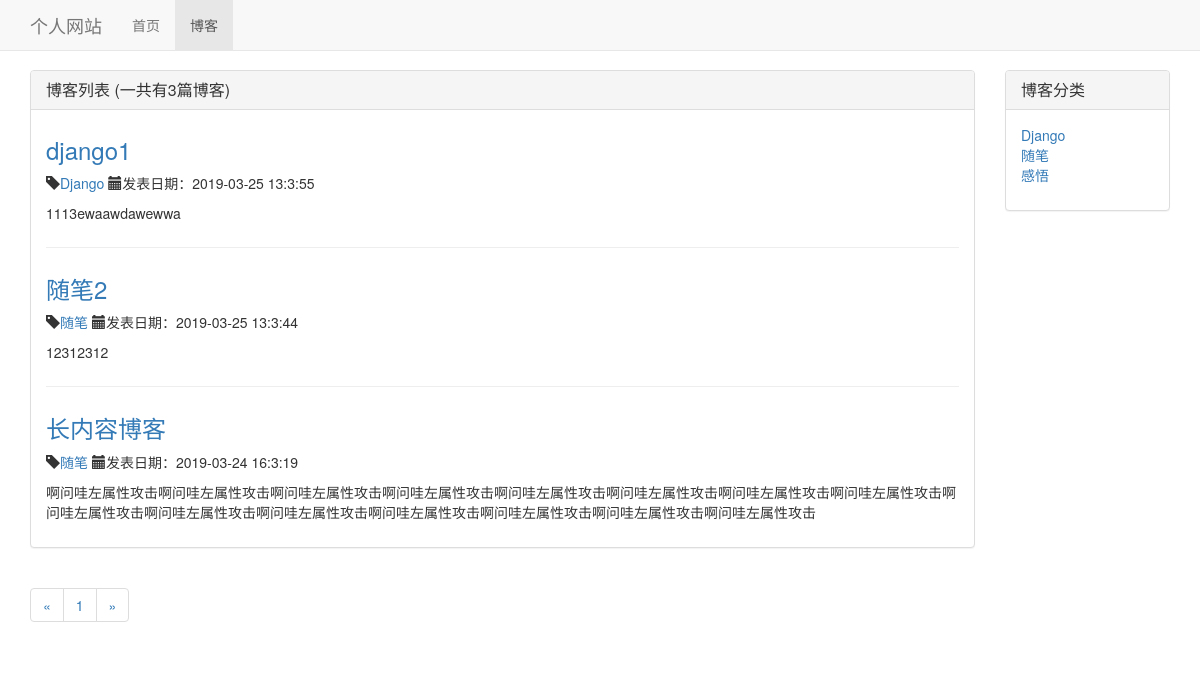
/blog/, run on an earlier commit of the app's database.
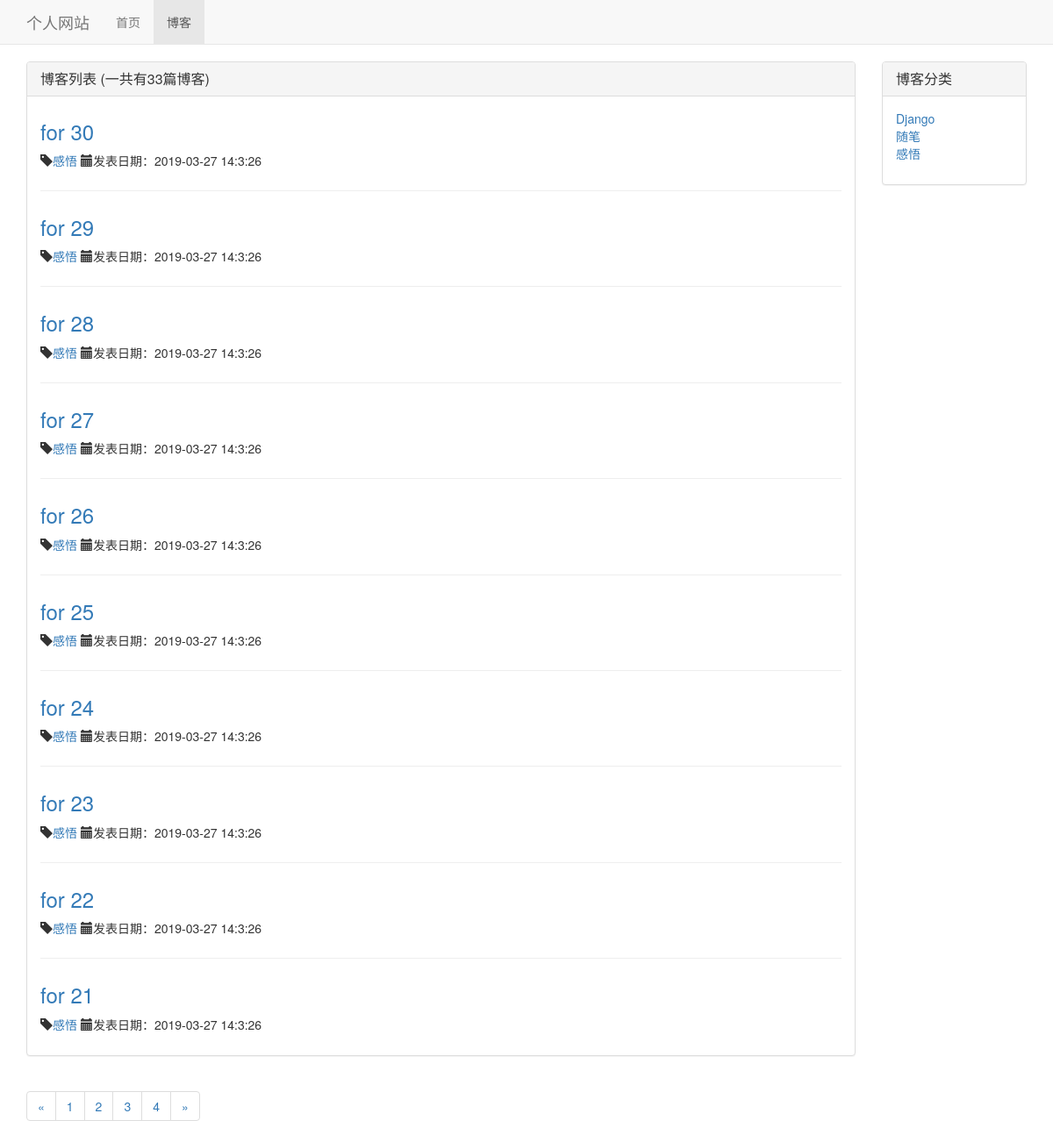
And on a later commit of the database.
### blog/models.py (models this page shows, shortened)
class Blog(models.Model):
    title = models.CharField(max_length=50)
    blog_type = models.ForeignKey(BlogType,on_delete=models.DO_NOTHING)
    context = models.TextField()
    author = models.ForeignKey(User,on_delete=models.DO_NOTHING)
    created_time = models.DateTimeField(auto_now_add=True)
    last_update_time = models.DateTimeField(auto_now=True)
    class Meta:
        ordering = ['-created_time']

class BlogType(models.Model):
    type_name = models.CharField(max_length=10)
    def __str__(self):
        return self.type_name

### blog/views.py (the view)
# urls.py: path('',views.blog_list, name='blog_list'),
def blog_list (request):
    blogs_all_list = Blog.objects.all()
    paginator = Paginator(blogs_all_list,10)
    page_num = request.GET.get('page',1)
    page_of_blogs = paginator.get_page(page_num)
    context = {}
    context['page_of_blogs'] = page_of_blogs
    context['blog_types'] = BlogType.objects.all()
    return render_to_response('blog/blog_list.html', context)

### blog/templates/blog/blog_list.html (shortened to what this page needs)
{% extends 'base.html'%}
{% load staticfiles %}
{% block head %}<link rel="stylesheet" href="{% static 'blog/blog.css' %}">{% endblock %}
{% block blog_enable %}active{% endblock %}
{% block content %}
<div class="container">
    <div class="row">
        <div class="co-xm-12 col-sm-8 col-md-9 col-lg-10">
            <div class="panel panel-default">
                <div class="panel-heading">
                <h3 class="panel-title">{% block blog_title %}博客列表 (一共有{{ page_of_blogs.paginator.count }}篇博客){% endblock %}</h3>
                </div>
                <div class="panel-body">
                    {% for blog in page_of_blogs.object_list %}
                    <div class="blog">
                        <h3> <a href="{% url 'blog_detail' blog.pk %}">{{ blog.title }}</a></h3>
                        <p class="blog-info">
                            <span class="glyphicon glyphicon-tag"></span><a href="{% url 'blog_with_type' blog.blog_type.pk %}">{{ blog.blog_type }}</a>
                            <span class="glyphicon glyphicon-calendar"></span>发表日期：{{ blog.created_time|date:"Y-m-d H:n:s"}}
                        </p>
                        <p>{{ blog.context|truncatechars:120 }}</p>
                    </div>
                    {% empty %}
                    <div class="blog">
                        <h3>暂无博客，敬请期待</h3>
                    </div>
                        {% endfor %}
                </div>
            </div>
            <nav aria-label="Page navigation">
                <ul class="pagination">
                    <li>
                        {% if page_of_blogs.has_previous %}
                        <a href="?page={{ page_of_blogs.previous_page_number }}" aria-label="Previous"><span aria-hidden="true">&laquo;</span></a>
                        {% else %}
                        <span aria-hidden="true">&laquo;</span>
                        {% endif %}
                    </li>
                        {% for page_num in page_of_blogs.paginator.page_range %}
                        <li><a href="?page={{ page_num }}">{{ page_num }}</a></li>
                        {% endfor %}
                    <li>
                        {% if page_of_blogs.has_next %}
                        <a href="?page={{ page_of_blogs.next_page_number }}" aria-label="Next"><span aria-hidden="true">&raquo;</span></a>
                        {% else %}
                        <span aria-hidden="true">&raquo;</span>
                        {% endif %}
                    </li>
                </ul>
            </nav>
        </div>
        <div class="hidden-xs col-sm-4 col-md-3 col-lg-2">
             <div class="panel panel-default">
                <div class="panel-heading">
                <h3 class="panel-title">博客分类</h3>
                </div>
                <div class="panel-body">
                    <ul class="blog-type-list">
                        {% for blog_type in blog_types %}
                        <li><a href="{% url 'blog_with_type' blog_type.pk %}">{{ blog_type.type_name }}</a></li>
                        {% empty %}
                        <li>-- 暂无分类，敬请期待 --</li>
                        {% endfor %}
                    </ul>
                </div>
            </div>
        </div>
    </div>
</div>
{% endblock %}

What changed in the data, as far as the page shows it:
no longer on this page (row unchanged): Blog: title "django1", blog_type "Django", created_time "2019-03-25 13:3:55", context "1113ewaawdawewwa"
no longer on this page (row unchanged): Blog: title "随笔2", blog_type "随笔", created_time "2019-03-25 13:3:44", context "12312312"
no longer on this page (row unchanged): Blog: title "长内容博客", blog_type "随笔", created_time "2019-03-24 16:3:19", context "啊问哇左属性攻击啊问哇左属性攻击啊问哇左属性攻击啊问哇左属性攻击啊问哇左属性攻击啊问哇左属性攻击啊问哇左属性攻击啊问哇左属性攻击啊问哇左属性攻击啊问哇左属性攻击啊问哇左属性攻击啊问哇左属性攻击啊问哇左属性攻击啊问哇左属性攻击啊问哇左属性攻击"
added Blog: title "for 30", blog_type "感悟", created_time "2019-03-27 14:3:26"
added Blog: title "for 29", blog_type "感悟", created_time "2019-03-27 14:3:26"
added Blog: title "for 28", blog_type "感悟", created_time "2019-03-27 14:3:26"
added Blog: title "for 27", blog_type "感悟", created_time "2019-03-27 14:3:26"
added Blog: title "for 26", blog_type "感悟", created_time "2019-03-27 14:3:26"
added Blog: title "for 25", blog_type "感悟", created_time "2019-03-27 14:3:26"
added Blog: title "for 24", blog_type "感悟", created_time "2019-03-27 14:3:26"
added Blog: title "for 23", blog_type "感悟", created_time "2019-03-27 14:3:26"
added Blog: title "for 22", blog_type "感悟", created_time "2019-03-27 14:3:26"
added Blog: title "for 21", blog_type "感悟", created_time "2019-03-27 14:3:26"
Also different on the page:
{{ page_of_blogs.paginator.count }}: "3" → "33"
new list line: "2"
new list line: "3"
new list line: "4"
